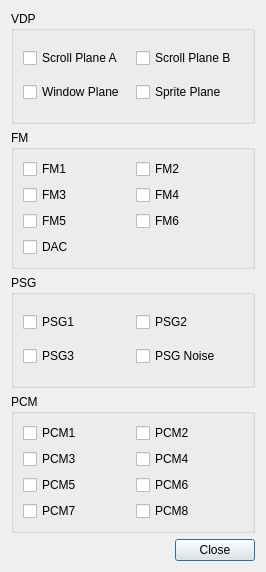
<?xml version="1.0" encoding="UTF-8"?>
<ui version="4.0">
 <class>DebugToggles</class>
 <widget class="QDialog" name="DebugToggles">
  <property name="geometry">
   <rect>
    <x>0</x>
    <y>0</y>
    <width>266</width>
    <height>572</height>
   </rect>
  </property>
  <property name="windowTitle">
   <string>Toggles</string>
  </property>
  <layout class="QVBoxLayout" name="verticalLayout">
   <item>
    <widget class="QGroupBox" name="vdp">
     <property name="title">
      <string>VDP</string>
     </property>
     <layout class="QGridLayout" name="gridLayout">
      <item row="0" column="0">
       <widget class="QCheckBox" name="scrollPlaneA">
        <property name="text">
         <string>Scroll Plane A</string>
        </property>
       </widget>
      </item>
      <item row="0" column="1">
       <widget class="QCheckBox" name="scrollPlaneB">
        <property name="text">
         <string>Scroll Plane B</string>
        </property>
       </widget>
      </item>
      <item row="1" column="0">
       <widget class="QCheckBox" name="windowPlane">
        <property name="text">
         <string>Window Plane</string>
        </property>
       </widget>
      </item>
      <item row="1" column="1">
       <widget class="QCheckBox" name="spritePlane">
        <property name="text">
         <string>Sprite Plane</string>
        </property>
       </widget>
      </item>
     </layout>
    </widget>
   </item>
   <item>
    <widget class="QGroupBox" name="fm">
     <property name="title">
      <string>FM</string>
     </property>
     <layout class="QGridLayout" name="gridLayout_2">
      <item row="1" column="1">
       <widget class="QCheckBox" name="fm4">
        <property name="text">
         <string>FM4</string>
        </property>
       </widget>
      </item>
      <item row="2" column="0">
       <widget class="QCheckBox" name="fm5">
        <property name="text">
         <string>FM5</string>
        </property>
       </widget>
      </item>
      <item row="2" column="1">
       <widget class="QCheckBox" name="fm6">
        <property name="text">
         <string>FM6</string>
        </property>
       </widget>
      </item>
      <item row="1" column="0">
       <widget class="QCheckBox" name="fm3">
        <property name="text">
         <string>FM3</string>
        </property>
       </widget>
      </item>
      <item row="0" column="1">
       <widget class="QCheckBox" name="fm2">
        <property name="text">
         <string>FM2</string>
        </property>
       </widget>
      </item>
      <item row="0" column="0">
       <widget class="QCheckBox" name="fm1">
        <property name="text">
         <string>FM1</string>
        </property>
       </widget>
      </item>
      <item row="3" column="0">
       <widget class="QCheckBox" name="dac">
        <property name="text">
         <string>DAC</string>
        </property>
       </widget>
      </item>
     </layout>
    </widget>
   </item>
   <item>
    <widget class="QGroupBox" name="psg">
     <property name="title">
      <string>PSG</string>
     </property>
     <layout class="QGridLayout" name="gridLayout_3">
      <item row="0" column="0">
       <widget class="QCheckBox" name="psg1">
        <property name="text">
         <string>PSG1</string>
        </property>
       </widget>
      </item>
      <item row="0" column="1">
       <widget class="QCheckBox" name="psg2">
        <property name="text">
         <string>PSG2</string>
        </property>
       </widget>
      </item>
      <item row="1" column="0">
       <widget class="QCheckBox" name="psg3">
        <property name="text">
         <string>PSG3</string>
        </property>
       </widget>
      </item>
      <item row="1" column="1">
       <widget class="QCheckBox" name="psgNoise">
        <property name="text">
         <string>PSG Noise</string>
        </property>
       </widget>
      </item>
     </layout>
    </widget>
   </item>
   <item>
    <widget class="QGroupBox" name="pcm">
     <property name="title">
      <string>PCM</string>
     </property>
     <layout class="QGridLayout" name="gridLayout_4">
      <item row="0" column="0">
       <widget class="QCheckBox" name="pcm1">
        <property name="text">
         <string>PCM1</string>
        </property>
       </widget>
      </item>
      <item row="2" column="1">
       <widget class="QCheckBox" name="pcm6">
        <property name="text">
         <string>PCM6</string>
        </property>
       </widget>
      </item>
      <item row="1" column="0">
       <widget class="QCheckBox" name="pcm3">
        <property name="text">
         <string>PCM3</string>
        </property>
       </widget>
      </item>
      <item row="2" column="0">
       <widget class="QCheckBox" name="pcm5">
        <property name="text">
         <string>PCM5</string>
        </property>
       </widget>
      </item>
      <item row="0" column="1">
       <widget class="QCheckBox" name="pcm2">
        <property name="text">
         <string>PCM2</string>
        </property>
       </widget>
      </item>
      <item row="1" column="1">
       <widget class="QCheckBox" name="pcm4">
        <property name="text">
         <string>PCM4</string>
        </property>
       </widget>
      </item>
      <item row="3" column="0">
       <widget class="QCheckBox" name="pcm7">
        <property name="text">
         <string>PCM7</string>
        </property>
       </widget>
      </item>
      <item row="3" column="1">
       <widget class="QCheckBox" name="pcm8">
        <property name="text">
         <string>PCM8</string>
        </property>
       </widget>
      </item>
     </layout>
    </widget>
   </item>
   <item>
    <widget class="QDialogButtonBox" name="buttonBox">
     <property name="orientation">
      <enum>Qt::Orientation::Horizontal</enum>
     </property>
     <property name="standardButtons">
      <set>QDialogButtonBox::StandardButton::Close</set>
     </property>
    </widget>
   </item>
  </layout>
 </widget>
 <resources/>
 <connections>
  <connection>
   <sender>buttonBox</sender>
   <signal>accepted()</signal>
   <receiver>DebugToggles</receiver>
   <slot>accept()</slot>
   <hints>
    <hint type="sourcelabel">
     <x>248</x>
     <y>254</y>
    </hint>
    <hint type="destinationlabel">
     <x>157</x>
     <y>274</y>
    </hint>
   </hints>
  </connection>
  <connection>
   <sender>buttonBox</sender>
   <signal>rejected()</signal>
   <receiver>DebugToggles</receiver>
   <slot>reject()</slot>
   <hints>
    <hint type="sourcelabel">
     <x>316</x>
     <y>260</y>
    </hint>
    <hint type="destinationlabel">
     <x>286</x>
     <y>274</y>
    </hint>
   </hints>
  </connection>
 </connections>
</ui>
